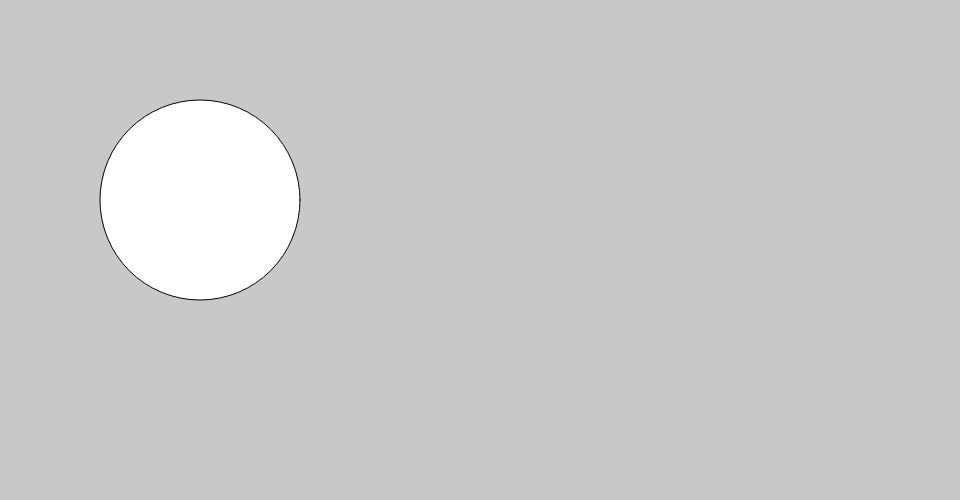
Frame 1 (no input)
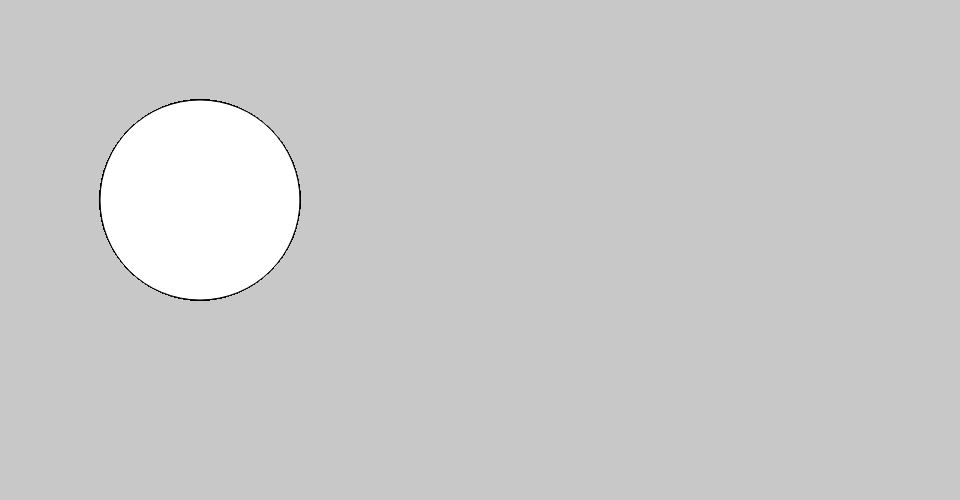
Frame 60 (no input)
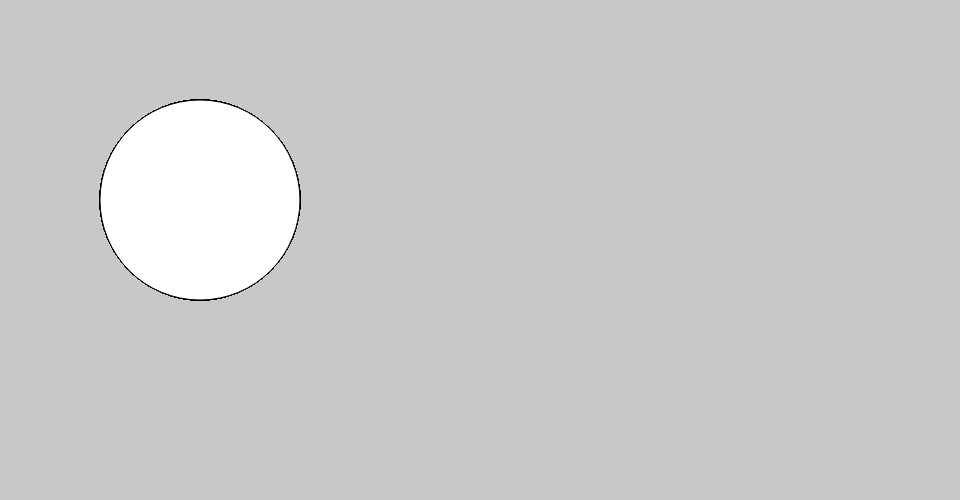
Frame 120 (the mouse pressed at the canvas centre since frame 60)

The p5.js sketch that drew these frames (run headless with seeded random() and noise() and a simulated clock; from frame 60 on, the mouse is pressed at the canvas centre):

// p5.js sketch
// ── sketch.js
// code created for the introduction to creative coding workshop (produced for techweek 2021)
// Author Phoebe Zeller - phoebe.zeller@vuw.ac.nz

function setup(){
	// create the drawing canvas, save the canvas element
	createCanvas(960, 500);
	background(200);
}

function draw(){

	ellipse(200,200,200);
}
